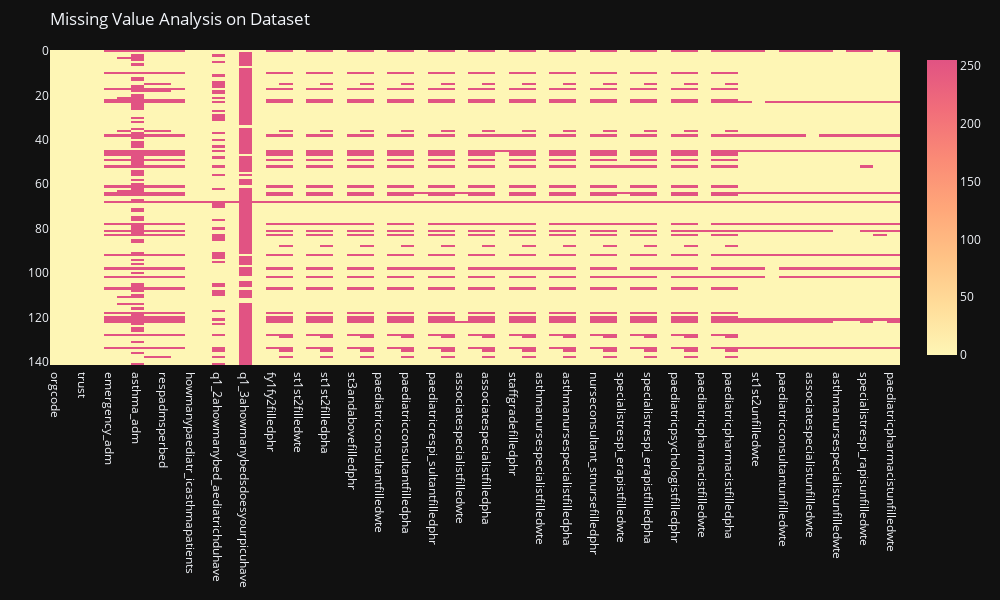

Here is the notebook cell this chart was saved with:
### Markdown cell above
## Data Cleaning - Missing Values

### Code cell
# Handling the different types of na values "-, n/a , null"
df = df.replace(['-','1-7'],np.nan)

#Number of missing values in whole dataset
total_missing_val= df.isna().sum().sum()

# How many NA values are in a row
print("EMPTY ROWS VALUES")
print(df.isna().sum(axis=1))

# How many NA values are in a column
print("\nEMPTY COLUMNS VALUES")
print(df.isna().sum(axis=0))

# Separate numeric and string columns
numeric_col = [col for col in df.columns if df[col].dtypes in ['int64', 'float64']]
string_columns = [col for col in df.columns if df[col].dtypes == 'object']

# Missing value analysis - EDA 
figure = px.imshow(df.isna(), color_continuous_scale="pinkyl",width=1000,height=600)
figure.update_layout(title="Missing Value Analysis on Dataset",margin=dict(t=50, b=50, l=50, r=50),)
figure.show()

# Filling NA values using simple impute and mode(most frequent)

# Impute numeric columns with mean
if numeric_col:
    numeric_imputer = SimpleImputer(strategy='mean')
    df[numeric_col] = numeric_imputer.fit_transform(df[numeric_col])

# Impute string columns with the most frequent value
if string_columns:
    string_imputer = SimpleImputer(strategy='most_frequent')
    df[string_columns] = string_imputer.fit_transform(df[string_columns])

print("\n \n")    
print(df)
print("Total missing values that were replaced by SimpleImputer", total_missing_val )

# After
# How many NA values are in a row
print("EMPTY ROWS VALUES")
print(df.isna().sum(axis=1))

# How many NA values are in a column
print("\nEMPTY COLUMNS VALUES")
print(df.isna().sum(axis=0))

### Figure 1 — Plotly figure (JSON) as saved in the notebook; plotly's stock layout.template omitted (floating-point values rounded to 4 significant figures; data arrays with more than 128 entries replaced by an {"elided": "..."} marker saying what was removed)
{"data": [{"coloraxis": "coloraxis", "name": "0", "x": ["orgcode", "description", "trust", "country", "emergency_adm", "respiratory_adm", "asthma_adm", "admsperbed", "respadmsperbed", "asthmaadmsper1000adms", "howmanypaediatr_icasthmapatients", "doesyourhospita_ntscanbeadmitted", "q1_2ahowmanybed_aediatrichduhave", "q1_3doesyourhos_ntscanbeadmitted", "q1_3ahowmanybedsdoesyourpicuhave", "fy1fy2filledwte", "fy1fy2filledphr", "fy1fy2filledpha", "st1st2filledwte", "st1st2filledphr", "st1st2filledpha", "st3andabovefilledwte", "st3andabovefilledphr", "st3andabovefilledpha", "paediatricconsultantfilledwte", "paediatricconsultantfilledphr", "paediatricconsultantfilledpha", "paediatricrespi_sultantfilledwte", "paediatricrespi_sultantfilledphr", "paediatricrespi_sultantfilledpha", "associatespecialistfilledwte", "associatespecialistfilledphr", "associatespecialistfilledpha", "staffgradefilledwte", "staffgradefilledphr", "staffgradefilledpha", "asthmanursespecialistfilledwte", "asthmanursespecialistfilledphr", "asthmanursespecialistfilledpha", "nurseconsultant_stnursefilledwte", "nurseconsultant_stnursefilledphr", "nurseconsultant_stnursefilledpha", "specialistrespi_erapistfilledwte", "specialistrespi_erapistfilledphr", "specialistrespi_erapistfilledpha", "paediatricpsychologistfilledwte", "paediatricpsychologistfilledphr", "paediatricpsychologistfilledpha", "paediatricpharmacistfilledwte", "paediatricpharmacistfilledphr", "paediatricpharmacistfilledpha", "fy1fy2unfilledwte", "st1st2unfilledwte", "st3andaboveunfilledwte", "paediatricconsultantunfilledwte", "paediatricrespi_ltantunfilledwte", "associatespecialistunfilledwte", "staffgradeunfilledwte", "asthmanursespecialistunfilledwte", "nurseconsultant_nurseunfilledwte", "specialistrespi_rapisunfilledwte", "paediatricpsych_ogistunfilledwte", "paediatricpharmacistunfilledwte"], "y": {"elided": "142 int values"}, "z": {"elided": "142x63 int values"}, "type": "heatmap", "xaxis": "x", "yaxis": "y", "hovertemplate": "x: %{x}<br>y: %{y}<br>color: %{z}<extra></extra>"}], "layout": {"xaxis": {"anchor": "y", "domain": [0.0, 1.0], "scaleanchor": "y", "constrain": "domain"}, "yaxis": {"anchor": "x", "domain": [0.0, 1.0], "autorange": "reversed", "constrain": "domain"}, "coloraxis": {"colorscale": [[0.0, "rgb(254, 246, 181)"], [0.1667, "rgb(255, 221, 154)"], [0.3333, "rgb(255, 194, 133)"], [0.5, "rgb(255, 166, 121)"], [0.6667, "rgb(250, 138, 118)"], [0.8333, "rgb(241, 109, 122)"], [1.0, "rgb(225, 83, 131)"]]}, "margin": {"t": 50, "b": 50, "l": 50, "r": 50}, "height": 600, "width": 1000, "title": {"text": "Missing Value Analysis on Dataset"}}}
